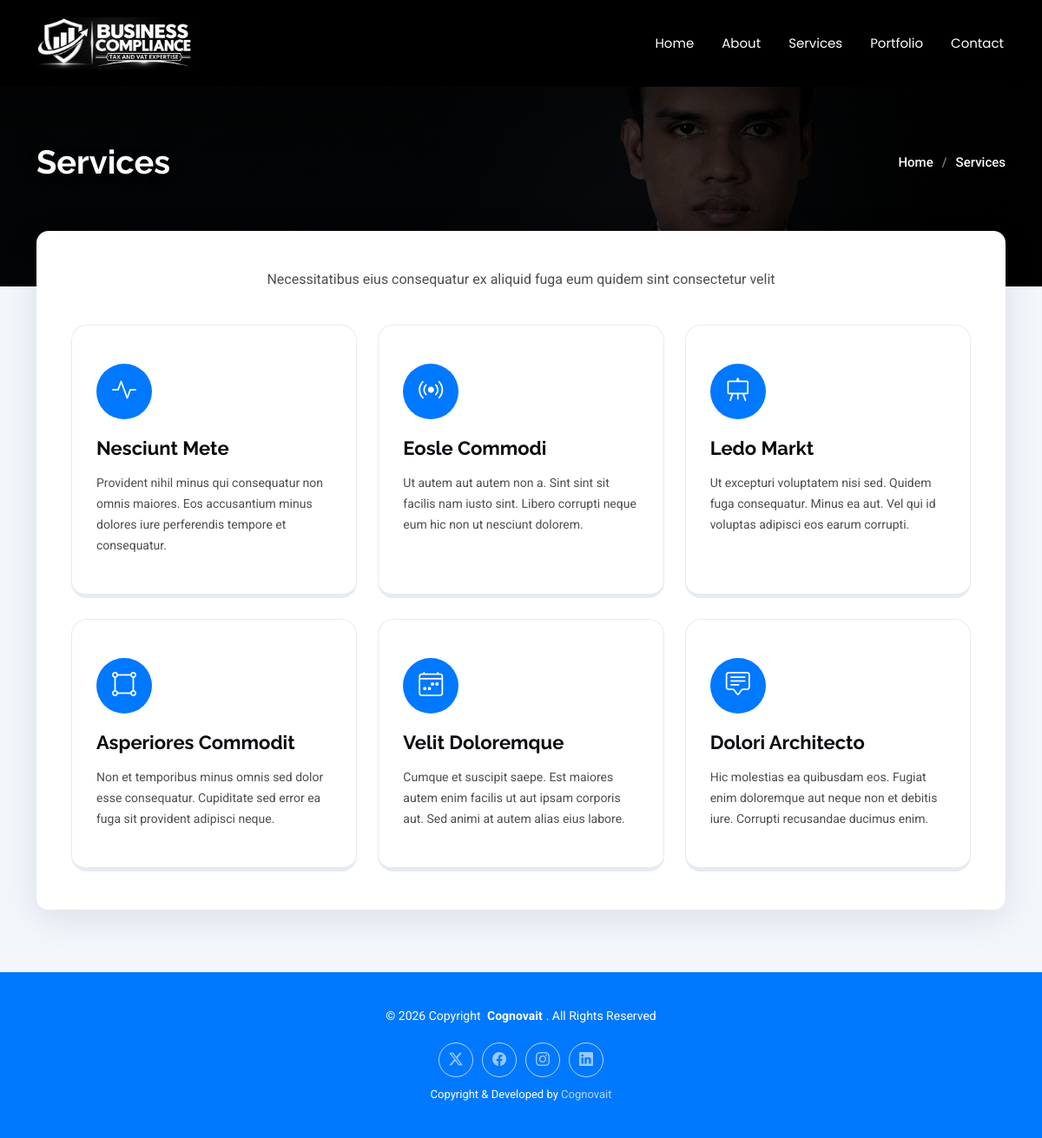
The app's page /services.php, older data.
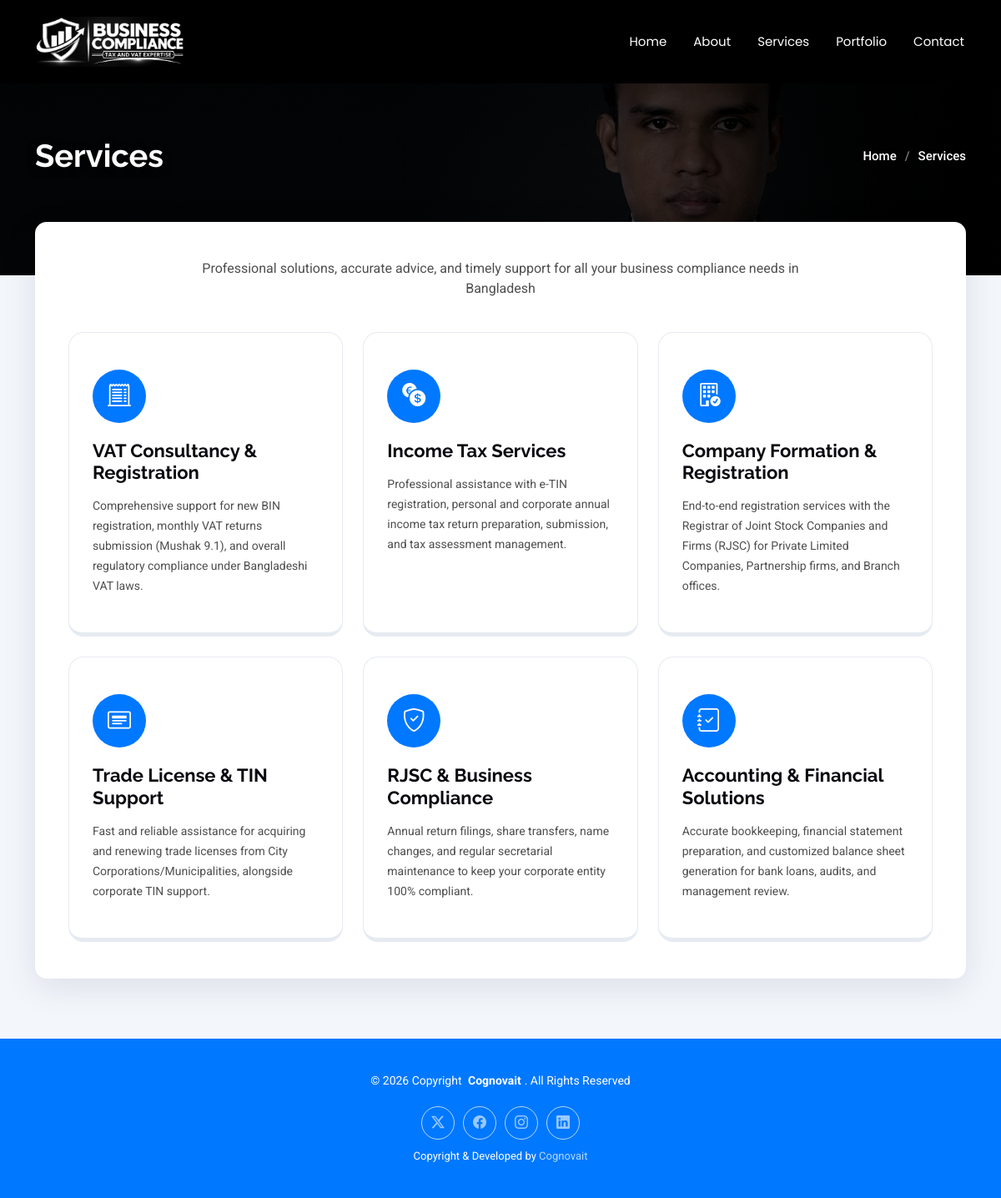
The same page, newer data.
### tables this page shows
CREATE TABLE `nav_menu` (
  `id` int(10) unsigned NOT NULL AUTO_INCREMENT,
  `label` varchar(50) NOT NULL,
  `url` varchar(255) NOT NULL DEFAULT '#',
  `sort_order` int(11) NOT NULL DEFAULT 0,
  `is_active` tinyint(1) NOT NULL DEFAULT 1,
  PRIMARY KEY (`id`)
);

CREATE TABLE `services` (
  `id` int(10) unsigned NOT NULL AUTO_INCREMENT,
  `icon` varchar(64) NOT NULL COMMENT 'Bootstrap Icons class, e.g. bi-activity',
  `title` varchar(150) NOT NULL,
  `description` text NOT NULL,
  `sort_order` int(11) NOT NULL DEFAULT 0,
  `is_active` tinyint(1) NOT NULL DEFAULT 1,
  PRIMARY KEY (`id`)
);

CREATE TABLE `social_links` (
  `id` int(10) unsigned NOT NULL AUTO_INCREMENT,
  `icon` varchar(64) NOT NULL COMMENT 'Bootstrap Icons class, e.g. bi-twitter-x',
  `url` varchar(255) NOT NULL DEFAULT '#',
  `sort_order` int(11) NOT NULL DEFAULT 0,
  `is_active` tinyint(1) NOT NULL DEFAULT 1,
  PRIMARY KEY (`id`)
);

### src/helpers.php (called while the page is built, shortened)
<?php
function e(mixed $value): string
{
    return htmlspecialchars((string) $value, ENT_QUOTES | ENT_SUBSTITUTE, 'UTF-8');
}
function safe_url(?string $url): string
{
    $url = trim((string) $url);
    if (preg_match('#^https?://#i', $url) || preg_match('/^#[\w-]*$/', $url)) {
        return $url;
    }
    return '#';
}
function nav_url(?string $url): string
{
    $url = trim((string) $url);
    if (preg_match('/^[A-Za-z0-9_-]+\.php(?:#[\w-]*)?$/', $url)) {
        return $url;
    }
    return '#';
}
if (!function_exists('settings')) {
    function settings(): array
    {
        static $cache = null;
        if ($cache === null) {
            $cache = [];
            try {
                foreach (Database::fetchAll('SELECT setting_key, setting_value FROM site_settings') as $row) {
                    $cache[$row['setting_key']] = $row['setting_value'];
                }
            } catch (Throwable) {
                return [];
            }
        }
        return $cache;
    }
}
if (!function_exists('setting')) {
    function setting(string $key, mixed $default = ''): string
    {
        $all = settings();
        return isset($all[$key]) && $all[$key] !== null ? (string) $all[$key] : (string) ($default ?? '');
    }
}

### db.php (called while the page is built, shortened)
<?php
final class Database
{
    private static ?PDO $pdo = null;
    private static function getEnvOr(string $key, string $default): string
    {
        $val = getenv($key);
        return $_ENV[$key] ?? $_SERVER[$key] ?? $default;
    }
    public static function pdo(): PDO
    {
        if (self::$pdo instanceof PDO) {
            return self::$pdo;
        }
        $host    = self::getEnvOr('DB_HOST', '127.0.0.1');
        $port    = self::getEnvOr('DB_PORT', '3306');
        $name    = self::getEnvOr('DB_NAME', 'devfolio');
        $user    = self::getEnvOr('DB_USER', 'root');
        $pass    = self::getEnvOr('DB_PASS', '');
        $charset = 'utf8mb4';
        $opts = [
            PDO::ATTR_ERRMODE            => PDO::ERRMODE_EXCEPTION,
            PDO::ATTR_DEFAULT_FETCH_MODE => PDO::FETCH_ASSOC,
            PDO::ATTR_EMULATE_PREPARES   => false,
        ];
        $base = sprintf('mysql:host=%s;port=%s;charset=%s', $host, $port, $charset);
        try {
            try {
                self::$pdo = new PDO($base . ';dbname=' . $name, $user, $pass, $opts);
            } catch (PDOException $e) {
                if ((int) ($e->errorInfo[1] ?? 0) !== 1049) {
                    throw $e;
                }
                $tmp = new PDO($base, $user, $pass, $opts);
                $tmp->exec('CREATE DATABASE IF NOT EXISTS `' . $name . '` CHARACTER SET utf8mb4 COLLATE utf8mb4_unicode_ci');
                self::$pdo = new PDO($base . ';dbname=' . $name, $user, $pass, $opts);
            }
        } catch (PDOException $e) {
            error_log('DevFolio DB connection failed: ' . $e->getMessage());
            http_response_code(500);
            exit('Database connection failed: ' . $e->getMessage());
        }
        return self::$pdo;
    }
    private static function run(string $sql, array $params): PDOStatement
    {
        $st = self::pdo()->prepare($sql);
        $st->execute($params);
        return $st;
    }
    public static function fetchAll(string $sql, array $params = []): array
    {
        $st = self::run($sql, $params);
        return $st->fetchAll();
    }
}
function db(): PDO
{
    return Database::pdo();
}

### services.php (the view, shortened to what this page needs)
<?php
require_once __DIR__ . '/includes/functions.php';
$pageTitle   = 'Services - ' . setting('site_name', 'DevFolio') . ' Bootstrap Template';
$bodyClass   = 'services-page inner-page';
$bannerTitle = 'Services';
$services = get_services();
require __DIR__ . '/includes/header.php';
?>
  <main class="main">
    <?php require __DIR__ . '/includes/breadcrumb.php'; ?>
    <section id="services" class="services section">
      <div class="container">
       <div class="inner-card">
        <?php inner_intro(setting('services_title', 'Services'), setting('services_subtitle'), $bannerTitle); ?>
        <div class="row gy-4">
          <?php foreach ($services as $i => $sv): ?>
          <div class="col-lg-4 col-md-6" data-aos="fade-up" data-aos-delay="<?= ($i + 1) * 100 ?>">
            <div class="service-item position-relative">
              <div class="icon">
                <i class="bi <?= e($sv['icon']) ?>"></i>
              </div>
              <a href="#" class="stretched-link">
                <h3><?= e($sv['title']) ?></h3>
              </a>
              <p><?= e($sv['description']) ?></p>
            </div>
          </div>
          <?php endforeach; ?>
        </div>
       </div>
      </div>
    </section>
  </main>
<?php require __DIR__ . '/includes/footer.php'; ?>

### includes/header.php (shortened to what this page needs)
<?php
require_once __DIR__ . '/functions.php';
$bodyClass = $bodyClass ?? 'index-page';
$siteName = setting('site_name', 'DevFolio');
$siteLogo = setting('site_logo', '');
$navItems      = get_nav_items();
$currentScript = basename($_SERVER['SCRIPT_NAME'] ?? 'index.php');
$navLinkActive = static function (string $url) use ($currentScript): bool {
    $path = strtok($url, '#?') ?: '';
    if ($path === '' || !str_ends_with($path, '.php')) {
        return false;
    }
    if ($path === $currentScript) {
        return true;
    }
    $slug = substr($path, 0, -4);
    return str_starts_with($currentScript, $slug . '-');
};
?>
<!DOCTYPE html>
<html lang="en">
<head>
  <link href="css/bootstrap.min.css" rel="stylesheet">
  <link href="css/bootstrap-icons.css" rel="stylesheet">
  <link href="css/aos.css" rel="stylesheet">
  <link href="css/glightbox.min.css" rel="stylesheet">
  <link href="css/swiper-bundle.min.css" rel="stylesheet">
  <link href="css/main.css" rel="stylesheet">
</head>
<body class="<?= e($bodyClass) ?>">
  <header id="header" class="header d-flex align-items-center sticky-top">
    <div class="container-fluid container-xl position-relative d-flex align-items-center justify-content-between">
      <a href="index.php" class="logo d-flex align-items-center">
        <?php if (!empty($siteLogo) && is_file(ROOT_PATH . '/' . $siteLogo)): ?>
          <img src="<?= e($siteLogo) ?>" alt="<?= e($siteName) ?>">
        <?php else: ?>
          <h1 class="sitename"><?= e($siteName) ?></h1>
        <?php endif; ?>
      </a>
      <nav id="navmenu" class="navmenu">
        <ul>
          <?php foreach ($navItems as $item): $isActive = $navLinkActive((string) $item['url']); ?>
          <li><a href="<?= e(nav_url($item['url'])) ?>"<?= $isActive ? ' class="active"' : '' ?>><?= e($item['label']) ?></a></li>
          <?php endforeach; ?>
        </ul>
      </nav>
    </div>
  </header>

### includes/breadcrumb.php
<?php
require_once __DIR__ . '/functions.php';
$bannerTitle = $bannerTitle ?? 'Page';
$bannerImage = $bannerImage ?? setting('page_banner_image', 'img/Hero-image.jpg');
?>
    <div class="page-title page-banner" data-aos="fade" style="background-image: url('<?= e($bannerImage) ?>')">
      <div class="container d-lg-flex justify-content-between align-items-center">
        <h1 class="mb-2 mb-lg-0"><?= e($bannerTitle) ?></h1>
        <nav class="breadcrumbs">
          <ol>
            <li><a href="index.php">Home</a></li>
            <li class="current"><?= e($bannerTitle) ?></li>
          </ol>
        </nav>
      </div>
    </div>

### includes/functions.php (shortened to what this page needs)
<?php
function fetch_active(string $table, string $order = 'sort_order, id'): array
{
    $allowed = ['skills', 'resume_items', 'services', 'stats', 'portfolio_categories',
                'pricing_plans', 'faqs', 'testimonials', 'social_links'];
    return db()->query("SELECT * FROM `$table` WHERE is_active = 1 ORDER BY $order")->fetchAll();
}
function get_services(): array     { return fetch_active('services'); }
function get_social_links(): array { return fetch_active('social_links'); }
function inner_intro(string $heading, string $subtitle, string $bannerTitle): void
{
    $subtitle    = trim($subtitle);
    echo '<div class="section-title inner-intro">';
    if ($subtitle !== '') {
        echo '<p>' . e($subtitle) . '</p>';
    }
    echo "</div>\n";
}
function get_nav_items(): array
{
    return Database::fetchAll('SELECT * FROM nav_menu WHERE is_active = 1 ORDER BY sort_order, id');
}

### includes/footer.php (shortened to what this page needs)
<?php
require_once __DIR__ . '/functions.php';
?>
  <footer id="footer" class="footer accent-background">
    <div class="container">
      <div class="copyright text-center ">
        <p>© <?= date('Y') ?> <span>Copyright</span> <strong class="px-1 sitename">Cognovait</strong>. <span>All Rights Reserved</span></p>
      </div>
      <div class="social-links d-flex justify-content-center">
        <?php foreach (get_social_links() as $s): ?>
        <a href="<?= e(safe_url($s['url'])) ?>"><i class="bi <?= e($s['icon']) ?>"></i></a>
        <?php endforeach; ?>
      </div>
      <div class="credits">
        Copyright &amp; Developed by <a href="https://cognovait.com/" target="_blank" rel="noopener">Cognovait</a>
      </div>
    </div>
  </footer>
</body>
</html>

Row changes from the older to the newer data that the page shows:
removed services: title "Nesciunt Mete", description "Provident nihil minus qui consequatur non omnis maiores. Eos accusantium minus dolores iure perferendis tempore et consequatur."
removed services: title "Eosle Commodi", description "Ut autem aut autem non a. Sint sint sit facilis nam iusto sint. Libero corrupti neque eum hic non ut nesciunt dolorem."
removed services: title "Ledo Markt", description "Ut excepturi voluptatem nisi sed. Quidem fuga consequatur. Minus ea aut. Vel qui id voluptas adipisci eos earum corrupti."
removed services: title "Asperiores Commodit", description "Non et temporibus minus omnis sed dolor esse consequatur. Cupiditate sed error ea fuga sit provident adipisci neque."
removed services: title "Velit Doloremque", description "Cumque et suscipit saepe. Est maiores autem enim facilis ut aut ipsam corporis aut. Sed animi at autem alias eius labore."
removed services: title "Dolori Architecto", description "Hic molestias ea quibusdam eos. Fugiat enim doloremque aut neque non et debitis iure. Corrupti recusandae ducimus enim."
added services: title "VAT Consultancy & Registration", description "Comprehensive support for new BIN registration, monthly VAT returns submission (Mushak 9.1), and overall regulatory compliance under Bangladeshi VAT laws."
added services: title "Income Tax Services", description "Professional assistance with e-TIN registration, personal and corporate annual income tax return preparation, submission, and tax assessment management."
added services: title "Company Formation & Registration", description "End-to-end registration services with the Registrar of Joint Stock Companies and Firms (RJSC) for Private Limited Companies, Partnership firms, and Branch offices."
added services: title "Trade License & TIN Support", description "Fast and reliable assistance for acquiring and renewing trade licenses from City Corporations/Municipalities, alongside corporate TIN support."
added services: title "RJSC & Business Compliance", description "Annual return filings, share transfers, name changes, and regular secretarial maintenance to keep your corporate entity 100% compliant."
added services: title "Accounting & Financial Solutions", description "Accurate bookkeeping, financial statement preparation, and customized balance sheet generation for bank loans, audits, and management review."
Text that changed along with them:
$subtitle: "Necessitatibus eius consequatur ex aliquid fuga eum quidem sint consectetur velit" → "Professional solutions, accurate advice, and timely support for all your business compliance needs in Bangladesh"
